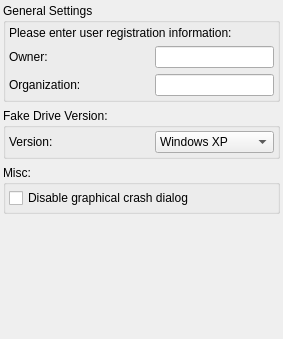
          <widget class="QWidget" name="tab">
           <attribute name="title">
            <string>General</string>
           </attribute>
           <layout class="QVBoxLayout" name="verticalLayout_2">
            <property name="leftMargin">
             <number>3</number>
            </property>
            <property name="topMargin">
             <number>3</number>
            </property>
            <property name="rightMargin">
             <number>3</number>
            </property>
            <property name="bottomMargin">
             <number>3</number>
            </property>
            <item>
             <widget class="QGroupBox" name="groupBox_10">
              <property name="autoFillBackground">
               <bool>false</bool>
              </property>
              <property name="title">
               <string>General Settings</string>
              </property>
              <layout class="QVBoxLayout" name="verticalLayout">
               <property name="leftMargin">
                <number>3</number>
               </property>
               <property name="topMargin">
                <number>3</number>
               </property>
               <property name="rightMargin">
                <number>3</number>
               </property>
               <property name="bottomMargin">
                <number>3</number>
               </property>
               <item>
                <widget class="QLabel" name="label_10">
                 <property name="text">
                  <string>Please enter user registration information:</string>
                 </property>
                </widget>
               </item>
               <item>
                <widget class="QWidget" name="widget_34" native="true">
                 <layout class="QHBoxLayout" name="_40">
                  <property name="leftMargin">
                   <number>0</number>
                  </property>
                  <property name="topMargin">
                   <number>0</number>
                  </property>
                  <property name="rightMargin">
                   <number>0</number>
                  </property>
                  <property name="bottomMargin">
                   <number>0</number>
                  </property>
                  <item>
                   <widget class="QLabel" name="label_34">
                    <property name="minimumSize">
                     <size>
                      <width>140</width>
                      <height>0</height>
                     </size>
                    </property>
                    <property name="maximumSize">
                     <size>
                      <width>140</width>
                      <height>16777215</height>
                     </size>
                    </property>
                    <property name="text">
                     <string>Owner:</string>
                    </property>
                   </widget>
                  </item>
                  <item>
                   <widget class="QLineEdit" name="txtOwner">
                    <property name="enabled">
                     <bool>true</bool>
                    </property>
                    <property name="sizePolicy">
                     <sizepolicy hsizetype="Expanding" vsizetype="Fixed">
                      <horstretch>0</horstretch>
                      <verstretch>0</verstretch>
                     </sizepolicy>
                    </property>
                    <property name="inputMask">
                     <string/>
                    </property>
                   </widget>
                  </item>
                 </layout>
                </widget>
               </item>
               <item>
                <widget class="QWidget" name="widget_35" native="true">
                 <layout class="QHBoxLayout" name="_41">
                  <property name="leftMargin">
                   <number>0</number>
                  </property>
                  <property name="topMargin">
                   <number>0</number>
                  </property>
                  <property name="rightMargin">
                   <number>0</number>
                  </property>
                  <property name="bottomMargin">
                   <number>0</number>
                  </property>
                  <item>
                   <widget class="QLabel" name="label_35">
                    <property name="minimumSize">
                     <size>
                      <width>140</width>
                      <height>0</height>
                     </size>
                    </property>
                    <property name="maximumSize">
                     <size>
                      <width>140</width>
                      <height>16777215</height>
                     </size>
                    </property>
                    <property name="text">
                     <string>Organization:</string>
                    </property>
                   </widget>
                  </item>
                  <item>
                   <widget class="QLineEdit" name="txtOrganization">
                    <property name="enabled">
                     <bool>true</bool>
                    </property>
                    <property name="inputMask">
                     <string/>
                    </property>
                   </widget>
                  </item>
                 </layout>
                </widget>
               </item>
              </layout>
             </widget>
            </item>
            <item>
             <widget class="QGroupBox" name="groupBox">
              <property name="title">
               <string>Fake Drive Version:</string>
              </property>
              <layout class="QVBoxLayout" name="verticalLayout_23">
               <property name="leftMargin">
                <number>3</number>
               </property>
               <property name="topMargin">
                <number>3</number>
               </property>
               <property name="rightMargin">
                <number>3</number>
               </property>
               <property name="bottomMargin">
                <number>3</number>
               </property>
               <item>
                <widget class="QWidget" name="widget_33" native="true">
                 <layout class="QHBoxLayout" name="_42">
                  <property name="leftMargin">
                   <number>0</number>
                  </property>
                  <property name="topMargin">
                   <number>0</number>
                  </property>
                  <property name="rightMargin">
                   <number>0</number>
                  </property>
                  <property name="bottomMargin">
                   <number>0</number>
                  </property>
                  <item>
                   <widget class="QLabel" name="label_33">
                    <property name="minimumSize">
                     <size>
                      <width>140</width>
                      <height>0</height>
                     </size>
                    </property>
                    <property name="maximumSize">
                     <size>
                      <width>140</width>
                      <height>16777215</height>
                     </size>
                    </property>
                    <property name="text">
                     <string>Version:</string>
                    </property>
                   </widget>
                  </item>
                  <item>
                   <widget class="QComboBox" name="comboFakeVersion">
                    <item>
                     <property name="text">
                      <string notr="true">Windows XP</string>
                     </property>
                    </item>
                    <item>
                     <property name="text">
                      <string notr="true">Windows 7</string>
                     </property>
                    </item>
                    <item>
                     <property name="text">
                      <string notr="true">Windows 2008</string>
                     </property>
                    </item>
                    <item>
                     <property name="text">
                      <string notr="true">Windows Vista</string>
                     </property>
                    </item>
                    <item>
                     <property name="text">
                      <string notr="true">Windows 2003</string>
                     </property>
                    </item>
                    <item>
                     <property name="text">
                      <string notr="true">Windows 2000</string>
                     </property>
                    </item>
                    <item>
                     <property name="text">
                      <string notr="true">Windows ME</string>
                     </property>
                    </item>
                    <item>
                     <property name="text">
                      <string notr="true">Windows 98</string>
                     </property>
                    </item>
                    <item>
                     <property name="text">
                      <string notr="true">Windows 95</string>
                     </property>
                    </item>
                    <item>
                     <property name="text">
                      <string notr="true">Windows NT 4.0</string>
                     </property>
                    </item>
                    <item>
                     <property name="text">
                      <string notr="true">Windows NT 3.5</string>
                     </property>
                    </item>
                    <item>
                     <property name="text">
                      <string notr="true">Windows 3.1</string>
                     </property>
                    </item>
                    <item>
                     <property name="text">
                      <string notr="true">Windows 3.0</string>
                     </property>
                    </item>
                    <item>
                     <property name="text">
                      <string notr="true">Windows 2.0</string>
                     </property>
                    </item>
                   </widget>
                  </item>
                 </layout>
                </widget>
               </item>
              </layout>
             </widget>
            </item>
            <item>
             <widget class="QGroupBox" name="groupBox_2">
              <property name="title">
               <string>Misc:</string>
              </property>
              <layout class="QVBoxLayout" name="verticalLayout_24">
               <property name="leftMargin">
                <number>3</number>
               </property>
               <property name="topMargin">
                <number>3</number>
               </property>
               <property name="rightMargin">
                <number>3</number>
               </property>
               <property name="bottomMargin">
                <number>3</number>
               </property>
               <item>
                <widget class="QCheckBox" name="cbCrashDialog">
                 <property name="text">
                  <string>Disable graphical crash dialog</string>
                 </property>
                 <property name="checked">
                  <bool>false</bool>
                 </property>
                </widget>
               </item>
              </layout>
             </widget>
            </item>
            <item>
             <spacer name="verticalSpacer">
              <property name="orientation">
               <enum>Qt::Vertical</enum>
              </property>
              <property name="sizeHint" stdset="0">
               <size>
                <width>20</width>
                <height>122</height>
               </size>
              </property>
             </spacer>
            </item>
           </layout>
          </widget>
